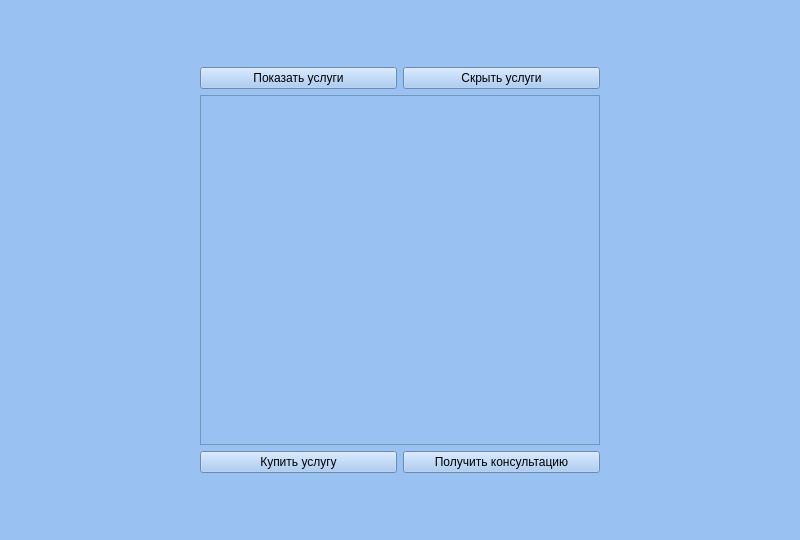
<?xml version="1.0" encoding="UTF-8"?>
<ui version="4.0">
 <class>Form</class>
 <widget class="QWidget" name="Form">
  <property name="geometry">
   <rect>
    <x>0</x>
    <y>0</y>
    <width>800</width>
    <height>540</height>
   </rect>
  </property>
  <property name="windowTitle">
   <string>Form</string>
  </property>
  <property name="styleSheet">
   <string notr="true">background-color: rgb(153, 193, 241)</string>
  </property>
  <layout class="QGridLayout" name="gridLayout">
   <item row="0" column="0" colspan="4">
    <spacer name="verticalSpacer_2">
     <property name="orientation">
      <enum>Qt::Vertical</enum>
     </property>
     <property name="sizeType">
      <enum>QSizePolicy::MinimumExpanding</enum>
     </property>
     <property name="sizeHint" stdset="0">
      <size>
       <width>20</width>
       <height>40</height>
      </size>
     </property>
    </spacer>
   </item>
   <item row="1" column="0">
    <spacer name="horizontalSpacer_2">
     <property name="orientation">
      <enum>Qt::Horizontal</enum>
     </property>
     <property name="sizeType">
      <enum>QSizePolicy::MinimumExpanding</enum>
     </property>
     <property name="sizeHint" stdset="0">
      <size>
       <width>40</width>
       <height>20</height>
      </size>
     </property>
    </spacer>
   </item>
   <item row="2" column="1" colspan="2">
    <spacer name="verticalSpacer">
     <property name="orientation">
      <enum>Qt::Vertical</enum>
     </property>
     <property name="sizeType">
      <enum>QSizePolicy::MinimumExpanding</enum>
     </property>
     <property name="sizeHint" stdset="0">
      <size>
       <width>20</width>
       <height>40</height>
      </size>
     </property>
    </spacer>
   </item>
   <item row="1" column="3">
    <spacer name="horizontalSpacer">
     <property name="orientation">
      <enum>Qt::Horizontal</enum>
     </property>
     <property name="sizeType">
      <enum>QSizePolicy::MinimumExpanding</enum>
     </property>
     <property name="sizeHint" stdset="0">
      <size>
       <width>40</width>
       <height>20</height>
      </size>
     </property>
    </spacer>
   </item>
   <item row="1" column="1" colspan="2">
    <layout class="QGridLayout" name="gridLayout_2">
     <item row="2" column="1">
      <widget class="QPushButton" name="consultationButton">
       <property name="text">
        <string>Получить консультацию</string>
       </property>
      </widget>
     </item>
     <item row="1" column="0" colspan="2">
      <widget class="QListWidget" name="serviceList">
       <property name="sizePolicy">
        <sizepolicy hsizetype="Fixed" vsizetype="Fixed">
         <horstretch>0</horstretch>
         <verstretch>0</verstretch>
        </sizepolicy>
       </property>
       <property name="minimumSize">
        <size>
         <width>400</width>
         <height>350</height>
        </size>
       </property>
       <property name="maximumSize">
        <size>
         <width>400</width>
         <height>350</height>
        </size>
       </property>
      </widget>
     </item>
     <item row="0" column="0">
      <widget class="QPushButton" name="showServiceButton">
       <property name="text">
        <string>Показать услуги</string>
       </property>
      </widget>
     </item>
     <item row="2" column="0">
      <widget class="QPushButton" name="orderButton">
       <property name="text">
        <string>Купить услугу</string>
       </property>
      </widget>
     </item>
     <item row="0" column="1">
      <widget class="QPushButton" name="hideServiceButton">
       <property name="text">
        <string>Скрыть услуги</string>
       </property>
      </widget>
     </item>
    </layout>
   </item>
  </layout>
 </widget>
 <resources/>
 <connections/>
</ui>
